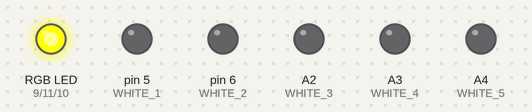
A sketch run on a simulated Arduino Uno, built with avr-gcc and run on an emulated ATmega328P. Shown: an RGB LED mixed from three pins (HIGH = lit), output pins drawn as LEDs (lit = HIGH). Random numbers use the default seed unless the sketch sets one; what the sketch prints to the serial monitor is not drawn.

Above: at 0.1 s.
Timing chart, 0 to 1.6 s (numbered marks = the images above):
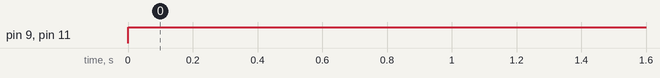

The sketch:

sketch_jun19a.ino
```cpp
#include "lilypad_pins.h"

int current_r = 0;
int current_g = 0;
int current_b = 0;

// the setup function runs once when you press reset or power the board
void setup() {
  pinMode(WHITE_1, OUTPUT);
  pinMode(WHITE_2, OUTPUT);
  pinMode(WHITE_3, OUTPUT);
  pinMode(WHITE_4, OUTPUT);
  pinMode(WHITE_5, OUTPUT);
  Serial.begin(9600);      // open the serial port at 9600 bps:
}

// the loop function runs over and over again forever
void loop() {
  int new_r = random(0, 255);
  int new_g = random(0, 255);
  int new_b = random(0, 255);

  rgbLED(0, 0, 255, 100);
  Serial.print("Hello there");
  delay(1000);
}

void lightLED(int pin, bool isOn, int delayTime)
{
  if(isOn)
    digitalWrite(pin, HIGH);   // turn the LED on (HIGH is the voltage level)
   else // is off
    digitalWrite(pin, LOW);    // turn the LED off by making the voltage LOW
  delay(delayTime);              // wait for a second
}

void rgbLED(int r, int g, int b, int timeDelay)
{
  analogWrite(RGB_LED_RED, 255 - r);
  analogWrite(RGB_LED_GREEN, 255 - g);
  analogWrite(RGB_LED_BLUE, 255 - b);
  current_r = r;
  current_g = g;
  current_b = b;

  delay(timeDelay);
}

void fadeRGBLED(int new_r, int new_g, int new_b, int timeToNew)
{
  int diff_r = abs(new_r - current_r);
  int diff_g = abs(new_g - current_g);
  int diff_b = abs(new_b - current_b);

  int dir_r =  diff_r > 0 ? 1:-1;
  int dir_g =  diff_b > 0 ? 1:-1;
  int dir_b =  diff_b > 0 ? 1:-1;

  int speed_r = diff_r/timeToNew;
  int speed_g = diff_g/timeToNew;
  int speed_b = diff_b/timeToNew;

  for(; current_r == new_r; current_r += dir_r)
  {
    rgbLED(current_r, current_g, current_b, 50);
    current_g += dir_g;
    current_b += dir_b;
  }
}
```

lilypad_pins.h
```cpp
#define MOTOR 3
#define RGB_LED_RED 9
#define RGB_LED_BLUE 10
#define RGB_LED_GREEN 11
#define BUTTON A5
#define SLIDE_SWITCH 2

#define WHITE_1 5
#define WHITE_2 6
#define WHITE_3 A2
#define WHITE_4 A3
#define WHITE_5 A4
```

Measured:
- by itself, pin 9 (RGB_LED_RED), pin 11 (RGB_LED_GREEN): LOW → HIGH at 0.00 s
